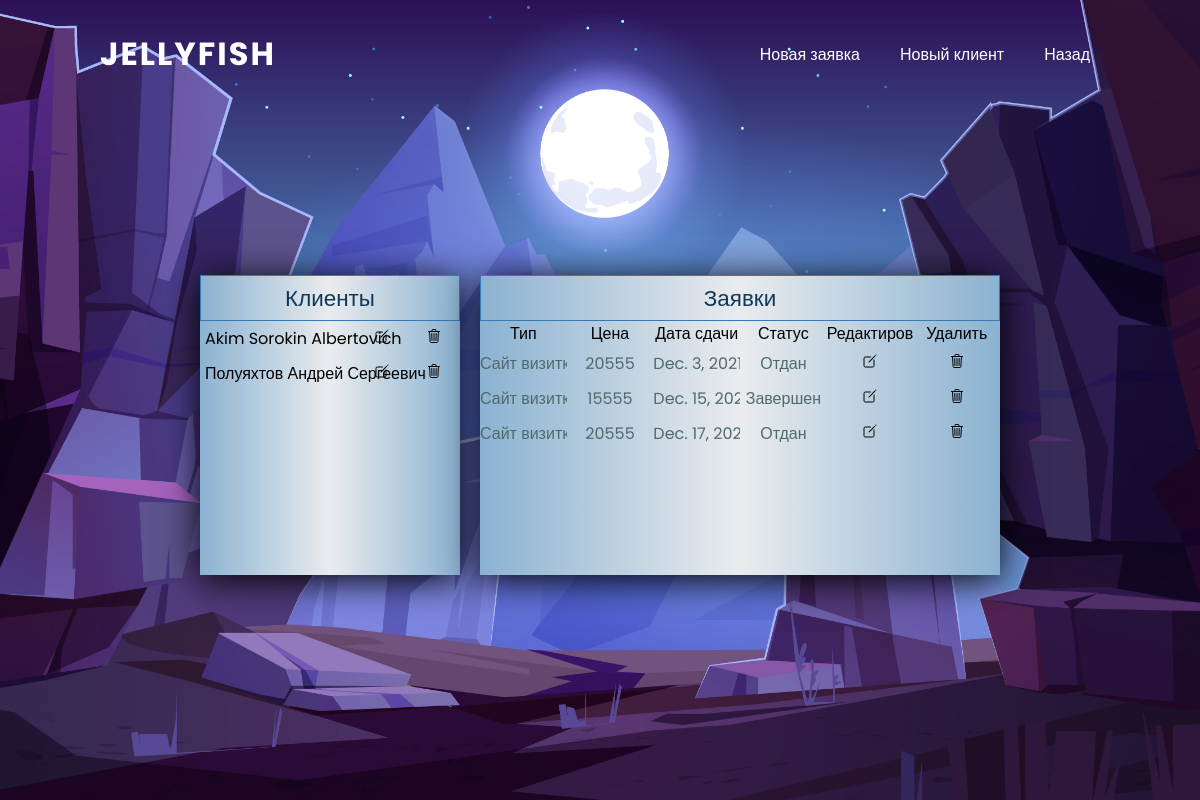
Before: /1 with the older database file.
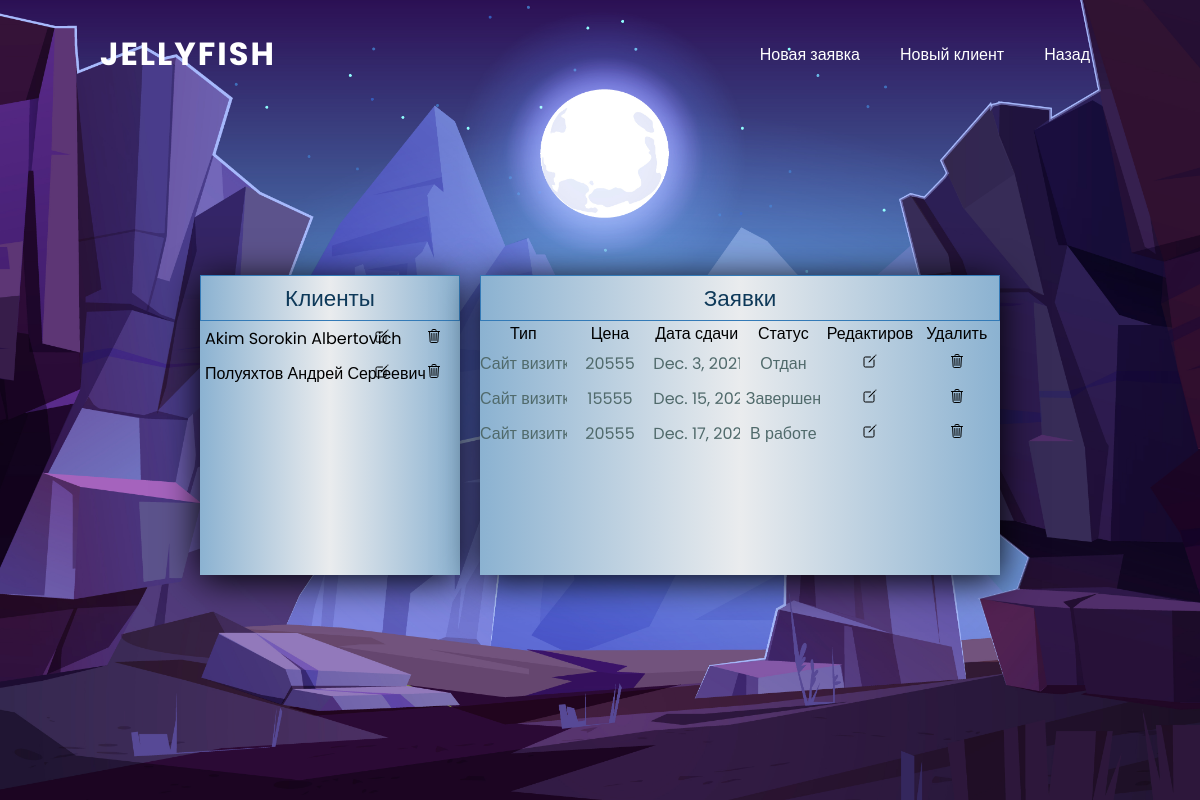
After: the same page with the newer database file.
### pavelapp/models.py (models this page shows)
class Customer(models.Model):
    Series_and_number = models.CharField(max_length=10)
    Telephone = models.CharField(max_length=11)
    Name = models.CharField(max_length=50)
    Surname = models.CharField(max_length=50)
    Otchestvo = models.CharField(max_length=50)
    Email = models.CharField(max_length=50)

class Application(models.Model):
    Type = models.CharField(max_length=50)
    Design = models.CharField(max_length=50)
    Comments = models.CharField(max_length=50)
    Cost = models.IntegerField(default=0)
    Time = models.DateField(default=timezone.now)
    Status = models.CharField(max_length=20, null = True)
    ID_Customer = models.ForeignKey(Customer, on_delete=models.CASCADE)

### pavelapp/views.py (the view)
# urls.py: path('<int:id>', CustomersApplicationPage.as_view()),
class CustomersApplicationPage(View):
    def get(self, request, id):
        applications = get_application(id)
        customers = get_customer()
        context = {
            'applications': applications,
            'customers': customers
        }
        return render(request, 'customers.html', context=context)

### pavelapp/database.py (called while the page is built)
def get_customer():
    customers = Customer.objects.all()
    return customers

def get_application(ID_Customer):
    applications = Application.objects.filter(ID_Customer=ID_Customer)
    return applications

### pavelapp/templates/customers.html (shortened to what this page needs)
<!DOCTYPE html>
<html>
    <head>
        <link rel="stylesheet" type="text/css" href="/static/CSS/style.css">
        <link rel="stylesheet" type="text/css" href="/static/CSS/customers.css">
    </head>
    <body>
        <header>
            <a href="../customers/" class="logo">Jellyfish</a>
            <ul>
                <li><a href="../application/">Новая заявка</a></li>
                <li><a href="../create/">Новый клиент</a></li>
                <li><a href="../manager/">Назад</a></li>
            </ul>
        </header>
        <section>
            <img src="/static/image/osnova.jpg" alt="" id="osnova">
            <div class="clientsUs">
                <div class="box">
                    <div class="clients listCl">
                        <h3>Клиенты</h3>
                        {% for customer in customers %}
                        <ul>
                            <li>
                                <a href="/{{ customer.id }}" class="li1">{{ customer.Surname }} {{ customer.Name }} {{ customer.Otchestvo }}</a>
                                <a href="/changeCustomer/{{ customer.id }}"class="li2"><ion-icon name="create-outline"></ion-icon></a>
                                <a href="/deleteCustomer/{{ customer.id }}"class="li2"><ion-icon name="trash-outline"></ion-icon></a>
                            </li>
                        </ul>
                        {% endfor %}
                    </div>
                    <div class="clients application">
                        <h3>Заявки</h3>
                        <ul>
                            <li>Тип</li>
                            <li>Цена</li>
                            <li>Дата сдачи</li>
                            <li>Статус</li>
                            <li>Редактировать</li>
                            <li>Удалить</li>
                        </ul>
                        {% for application in applications %}
                        <ul class="application appl">
                            <li>{{ application.Type }}</li>
                            <li>{{ application.Cost }}</li>
                            <li>{{ application.Time }}</li>
                            <li>{{ application.Status }}</li>
                            <li><a href="сhangeApplication/{{ application.id }}" class="li4"><ion-icon name="create-outline"></ion-icon></a></li>
                            <li><a href="deleteApplication/{{ application.id }}" class="li4"><ion-icon name="trash-outline"></ion-icon></a></li>
                        </ul>
                        {% endfor %}
                    </div>
                </div>
            </div>
        </section>
    </body>
</html>

### pavelapp/static/CSS/style.css (style rules this page uses)
* { margin: 0; padding: 0; box-sizing: border-box; font-family: 'Poppins', sans-serif; }
body { min-height: 100vh; background: linear-gradient(#2b1055,#7597de); }
header { position: absolute; top: 0; left: 0; width: 100%; padding: 30px 100px; display: flex; justify-content: space-between; align-items: center; z-index: 1000; }
header .logo { color: #fff; font-weight: 700; text-decoration: none; font-size: 2em; text-transform: uppercase; letter-spacing: 2px; }
header ul { display: flex; justify-content: center; align-items: center; }
header ul li { list-style: none; margin-left: 20px; }
header ul li a { text-decoration: none; padding: 10px; color: #fff; border-radius: 20px; }
section { position: relative; width: 100%; height: 100vh; padding: 100px; display: flex; justify-content: center; align-items: center; }
section img { position: absolute; top: 0; left: 0; width: 100%; height: 100%; object-fit: cover; pointer-events: none; }

### pavelapp/static/CSS/customers.css (style rules this page uses)
.clientsUs { margin-top: 30px; position: relative; width: 100%; padding: 40px 100px; z-index: 1000; }
.box { position: relative; display: grid; grid-template-columns: 1fr 2fr; grid-template-areas: "listCl application"; grid-gap: 20px; margin-top: 20px; }
.clients a { text-decoration: none; color: #000; font-size: 1em; }
.clients { overflow: auto; background: linear-gradient(to left, #8bb2d1 0%, #eaecee, #8bb2d1); box-shadow: 0 5px 35px rgba(0, 0, 0, 15); min-height: 300px; max-height: 400px; }
.listCl ul { width: 100%; }
.listCl ul li { display: flex; }
.li1 { width: 60%; padding: 5px 0px 5px 5px; text-align: center; }
.li2, .li3 { width: 20%; padding: 5px 0px; text-align: center; }
.li1, .li2, .li3 { white-space: nowrap; position: relative; color: #506a6b; background-size: 100% 100%; z-index: 1; }
.li1:before, .li2:before, .li3:before { content: ""; position:absolute; width: 0; height: 100%; top: 50%; left: 50%; background: #9bc1df; opacity: 0; transform: translateX(-50%) translateY(-50%); transition: all 0.3s; z-index: -1; }
.application h3, .listCl h3 { display: flex; justify-content: center; color: #0e3959; font-weight: 200; font-size: 1.4em; padding: 5px 0px; background: linear-gradient(to left, #8bb2d1 0%, #eaecee, #8bb2d1); border: 1px solid #337AB7; }
.application ul { width: 100%; display: flex; }
.application ul li { width: 20%; list-style: none; white-space: nowrap; word-wrap: break-word; overflow-x: auto; text-align: center; }
.appl { position: relative; padding: 5px 0px; color: #506a6b; z-index: 1; }
.li4 { display: block; white-space: nowrap; position: relative; color: #506a6b; background-size: 100% 100%; z-index: 1; }
.li4:before { content: ""; position:absolute; width: 0; height: 100%; top: 50%; left: 50%; background: #9bc1df; opacity: 0; transform: translateX(-50%) translateY(-50%); transition: all 0.3s; z-index: -1; }

Changed rows visible on the page:
changed Application "Dec. 17,…": Status "Отдан" → "В работе"
